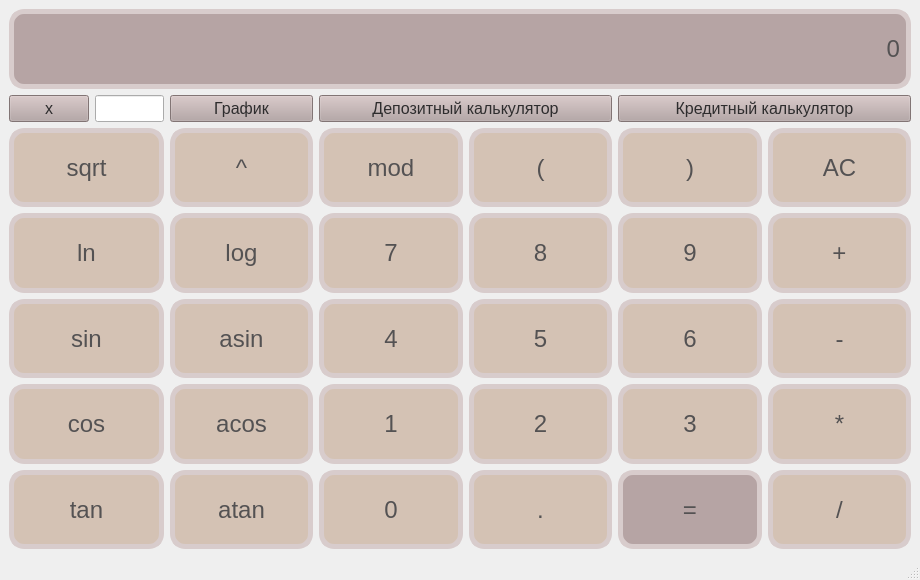
<?xml version="1.0" encoding="UTF-8"?>
<ui version="4.0">
 <class>MainWindow</class>
 <widget class="QMainWindow" name="MainWindow">
  <property name="geometry">
   <rect>
    <x>0</x>
    <y>0</y>
    <width>920</width>
    <height>580</height>
   </rect>
  </property>
  <property name="windowTitle">
   <string>MainWindow</string>
  </property>
  <widget class="QWidget" name="centralwidget">
   <layout class="QGridLayout" name="gridLayout">
    <item row="6" column="6" colspan="2">
     <widget class="QPushButton" name="eight">
      <property name="sizePolicy">
       <sizepolicy hsizetype="Ignored" vsizetype="Ignored">
        <horstretch>0</horstretch>
        <verstretch>0</verstretch>
       </sizepolicy>
      </property>
      <property name="font">
       <font>
        <pointsize>-1</pointsize>
        <weight>50</weight>
        <bold>false</bold>
       </font>
      </property>
      <property name="styleSheet">
       <string notr="true">QPushButton {
  font-size: 24px;
  text-align: center;
  color: #545253;
  background-color: #d4c2b4;
  border-radius: 15px;
  border: 5px solid #d8cccc;
}

QPushButton:pressed {
  background-color: #c4b6ab;
}</string>
      </property>
      <property name="text">
       <string>8</string>
      </property>
      <attribute name="buttonGroup">
       <string notr="true">numbs</string>
      </attribute>
     </widget>
    </item>
    <item row="6" column="2" colspan="2">
     <widget class="QPushButton" name="log">
      <property name="sizePolicy">
       <sizepolicy hsizetype="Minimum" vsizetype="Ignored">
        <horstretch>0</horstretch>
        <verstretch>0</verstretch>
       </sizepolicy>
      </property>
      <property name="font">
       <font>
        <pointsize>-1</pointsize>
        <weight>50</weight>
        <bold>false</bold>
       </font>
      </property>
      <property name="styleSheet">
       <string notr="true">QPushButton {
  font-size: 24px;
  text-align: center;
  color: #545253;
  background-color: #d4c2b4;
  border-radius: 15px;
  border: 5px solid #d8cccc;
}

QPushButton:pressed {
  background-color: #c4b6ab;
}</string>
      </property>
      <property name="text">
       <string>log</string>
      </property>
      <attribute name="buttonGroup">
       <string notr="true">functions</string>
      </attribute>
     </widget>
    </item>
    <item row="6" column="4" colspan="2">
     <widget class="QPushButton" name="seven">
      <property name="sizePolicy">
       <sizepolicy hsizetype="Ignored" vsizetype="Ignored">
        <horstretch>0</horstretch>
        <verstretch>0</verstretch>
       </sizepolicy>
      </property>
      <property name="font">
       <font>
        <pointsize>-1</pointsize>
        <weight>50</weight>
        <bold>false</bold>
       </font>
      </property>
      <property name="styleSheet">
       <string notr="true">QPushButton {
  font-size: 24px;
  text-align: center;
  color: #545253;
  background-color: #d4c2b4;
  border-radius: 15px;
  border: 5px solid #d8cccc;
}

QPushButton:pressed {
  background-color: #c4b6ab;
}</string>
      </property>
      <property name="text">
       <string>7</string>
      </property>
      <attribute name="buttonGroup">
       <string notr="true">numbs</string>
      </attribute>
     </widget>
    </item>
    <item row="3" column="2" colspan="2">
     <widget class="QPushButton" name="pow">
      <property name="sizePolicy">
       <sizepolicy hsizetype="Minimum" vsizetype="Ignored">
        <horstretch>0</horstretch>
        <verstretch>0</verstretch>
       </sizepolicy>
      </property>
      <property name="font">
       <font>
        <pointsize>-1</pointsize>
        <weight>50</weight>
        <bold>false</bold>
       </font>
      </property>
      <property name="styleSheet">
       <string notr="true">QPushButton {
  font-size: 24px;
  text-align: center;
  color: #545253;
  background-color: #d4c2b4;
  border-radius: 15px;
  border: 5px solid #d8cccc;
}

QPushButton:pressed {
  background-color: #c4b6ab;
}</string>
      </property>
      <property name="text">
       <string>^</string>
      </property>
      <attribute name="buttonGroup">
       <string notr="true">functions</string>
      </attribute>
     </widget>
    </item>
    <item row="9" column="8" colspan="2">
     <widget class="QPushButton" name="three">
      <property name="sizePolicy">
       <sizepolicy hsizetype="Ignored" vsizetype="Ignored">
        <horstretch>0</horstretch>
        <verstretch>0</verstretch>
       </sizepolicy>
      </property>
      <property name="font">
       <font>
        <pointsize>-1</pointsize>
        <weight>50</weight>
        <bold>false</bold>
       </font>
      </property>
      <property name="styleSheet">
       <string notr="true">QPushButton {
  font-size: 24px;
  text-align: center;
  color: #545253;
  background-color: #d4c2b4;
  border-radius: 15px;
  border: 5px solid #d8cccc;
}

QPushButton:pressed {
  background-color: #c4b6ab;
}</string>
      </property>
      <property name="text">
       <string>3</string>
      </property>
      <attribute name="buttonGroup">
       <string notr="true">numbs</string>
      </attribute>
     </widget>
    </item>
    <item row="8" column="0" colspan="2">
     <widget class="QPushButton" name="sin">
      <property name="sizePolicy">
       <sizepolicy hsizetype="Minimum" vsizetype="Ignored">
        <horstretch>0</horstretch>
        <verstretch>0</verstretch>
       </sizepolicy>
      </property>
      <property name="font">
       <font>
        <pointsize>-1</pointsize>
        <weight>50</weight>
        <bold>false</bold>
       </font>
      </property>
      <property name="styleSheet">
       <string notr="true">QPushButton {
  font-size: 24px;
  text-align: center;
  color: #545253;
  background-color: #d4c2b4;
  border-radius: 15px;
  border: 5px solid #d8cccc;
}

QPushButton:pressed {
  background-color: #c4b6ab;
}</string>
      </property>
      <property name="text">
       <string>sin</string>
      </property>
      <attribute name="buttonGroup">
       <string notr="true">functions</string>
      </attribute>
     </widget>
    </item>
    <item row="8" column="2" colspan="2">
     <widget class="QPushButton" name="asin">
      <property name="sizePolicy">
       <sizepolicy hsizetype="Minimum" vsizetype="Ignored">
        <horstretch>0</horstretch>
        <verstretch>0</verstretch>
       </sizepolicy>
      </property>
      <property name="font">
       <font>
        <pointsize>-1</pointsize>
        <weight>50</weight>
        <bold>false</bold>
       </font>
      </property>
      <property name="styleSheet">
       <string notr="true">QPushButton {
  font-size: 24px;
  text-align: center;
  color: #545253;
  background-color: #d4c2b4;
  border-radius: 15px;
  border: 5px solid #d8cccc;
}

QPushButton:pressed {
  background-color: #c4b6ab;
}</string>
      </property>
      <property name="text">
       <string>asin</string>
      </property>
      <attribute name="buttonGroup">
       <string notr="true">functions</string>
      </attribute>
     </widget>
    </item>
    <item row="3" column="4" colspan="2">
     <widget class="QPushButton" name="mod">
      <property name="sizePolicy">
       <sizepolicy hsizetype="Minimum" vsizetype="Ignored">
        <horstretch>0</horstretch>
        <verstretch>0</verstretch>
       </sizepolicy>
      </property>
      <property name="font">
       <font>
        <pointsize>-1</pointsize>
        <weight>50</weight>
        <bold>false</bold>
       </font>
      </property>
      <property name="styleSheet">
       <string notr="true">QPushButton {
  font-size: 24px;
  text-align: center;
  color: #545253;
  background-color: #d4c2b4;
  border-radius: 15px;
  border: 5px solid #d8cccc;
}

QPushButton:pressed {
  background-color: #c4b6ab;
}</string>
      </property>
      <property name="text">
       <string>mod</string>
      </property>
      <attribute name="buttonGroup">
       <string notr="true">operands</string>
      </attribute>
     </widget>
    </item>
    <item row="6" column="0" colspan="2">
     <widget class="QPushButton" name="ln">
      <property name="sizePolicy">
       <sizepolicy hsizetype="Minimum" vsizetype="Ignored">
        <horstretch>0</horstretch>
        <verstretch>0</verstretch>
       </sizepolicy>
      </property>
      <property name="font">
       <font>
        <pointsize>-1</pointsize>
        <weight>50</weight>
        <bold>false</bold>
       </font>
      </property>
      <property name="styleSheet">
       <string notr="true">QPushButton {
  font-size: 24px;
  text-align: center;
  color: #545253;
  background-color: #d4c2b4;
  border-radius: 15px;
  border: 5px solid #d8cccc;
}

QPushButton:pressed {
  background-color: #c4b6ab;
}</string>
      </property>
      <property name="text">
       <string>ln</string>
      </property>
      <attribute name="buttonGroup">
       <string notr="true">functions</string>
      </attribute>
     </widget>
    </item>
    <item row="3" column="8" colspan="2">
     <widget class="QPushButton" name="rbracket">
      <property name="sizePolicy">
       <sizepolicy hsizetype="Minimum" vsizetype="Ignored">
        <horstretch>0</horstretch>
        <verstretch>0</verstretch>
       </sizepolicy>
      </property>
      <property name="font">
       <font>
        <pointsize>-1</pointsize>
        <weight>50</weight>
        <bold>false</bold>
       </font>
      </property>
      <property name="styleSheet">
       <string notr="true">QPushButton {
  font-size: 24px;
  text-align: center;
  color: #545253;
  background-color: #d4c2b4;
  border-radius: 15px;
  border: 5px solid #d8cccc;
}

QPushButton:pressed {
  background-color: #c4b6ab;
}</string>
      </property>
      <property name="text">
       <string>)</string>
      </property>
      <attribute name="buttonGroup">
       <string notr="true">brackets</string>
      </attribute>
     </widget>
    </item>
    <item row="8" column="8" colspan="2">
     <widget class="QPushButton" name="six">
      <property name="sizePolicy">
       <sizepolicy hsizetype="Ignored" vsizetype="Ignored">
        <horstretch>0</horstretch>
        <verstretch>0</verstretch>
       </sizepolicy>
      </property>
      <property name="font">
       <font>
        <pointsize>-1</pointsize>
        <weight>50</weight>
        <bold>false</bold>
       </font>
      </property>
      <property name="styleSheet">
       <string notr="true">QPushButton {
  font-size: 24px;
  text-align: center;
  color: #545253;
  background-color: #d4c2b4;
  border-radius: 15px;
  border: 5px solid #d8cccc;
}

QPushButton:pressed {
  background-color: #c4b6ab;
}</string>
      </property>
      <property name="text">
       <string>6</string>
      </property>
      <attribute name="buttonGroup">
       <string notr="true">numbs</string>
      </attribute>
     </widget>
    </item>
    <item row="11" column="6" colspan="2">
     <widget class="QPushButton" name="floatDot">
      <property name="sizePolicy">
       <sizepolicy hsizetype="Minimum" vsizetype="Ignored">
        <horstretch>0</horstretch>
        <verstretch>0</verstretch>
       </sizepolicy>
      </property>
      <property name="font">
       <font>
        <pointsize>-1</pointsize>
        <weight>50</weight>
        <bold>false</bold>
       </font>
      </property>
      <property name="styleSheet">
       <string notr="true">QPushButton {
  font-size: 24px;
  text-align: center;
  color: #545253;
  background-color: #d4c2b4;
  border-radius: 15px;
  border: 5px solid #d8cccc;
}

QPushButton:pressed {
  background-color: #c4b6ab;
}</string>
      </property>
      <property name="text">
       <string>.</string>
      </property>
     </widget>
    </item>
    <item row="11" column="4" colspan="2">
     <widget class="QPushButton" name="zero">
      <property name="sizePolicy">
       <sizepolicy hsizetype="Ignored" vsizetype="Ignored">
        <horstretch>0</horstretch>
        <verstretch>0</verstretch>
       </sizepolicy>
      </property>
      <property name="font">
       <font>
        <pointsize>-1</pointsize>
        <weight>50</weight>
        <bold>false</bold>
       </font>
      </property>
      <property name="styleSheet">
       <string notr="true">QPushButton {
  font-size: 24px;
  text-align: center;
  color: #545253;
  background-color: #d4c2b4;
  border-radius: 15px;
  border: 5px solid #d8cccc;
}

QPushButton:pressed {
  background-color: #c4b6ab;
}</string>
      </property>
      <property name="text">
       <string>0</string>
      </property>
      <attribute name="buttonGroup">
       <string notr="true">numbs</string>
      </attribute>
     </widget>
    </item>
    <item row="8" column="4" colspan="2">
     <widget class="QPushButton" name="four">
      <property name="sizePolicy">
       <sizepolicy hsizetype="Ignored" vsizetype="Ignored">
        <horstretch>0</horstretch>
        <verstretch>0</verstretch>
       </sizepolicy>
      </property>
      <property name="font">
       <font>
        <pointsize>-1</pointsize>
        <weight>50</weight>
        <bold>false</bold>
       </font>
      </property>
      <property name="styleSheet">
       <string notr="true">QPushButton {
  font-size: 24px;
  text-align: center;
  color: #545253;
  background-color: #d4c2b4;
  border-radius: 15px;
  border: 5px solid #d8cccc;
}

QPushButton:pressed {
  background-color: #c4b6ab;
}</string>
      </property>
      <property name="text">
       <string>4</string>
      </property>
      <attribute name="buttonGroup">
       <string notr="true">numbs</string>
      </attribute>
     </widget>
    </item>
    <item row="6" column="8" colspan="2">
     <widget class="QPushButton" name="nine">
      <property name="sizePolicy">
       <sizepolicy hsizetype="Ignored" vsizetype="Ignored">
        <horstretch>0</horstretch>
        <verstretch>0</verstretch>
       </sizepolicy>
      </property>
      <property name="font">
       <font>
        <pointsize>-1</pointsize>
        <weight>50</weight>
        <bold>false</bold>
       </font>
      </property>
      <property name="styleSheet">
       <string notr="true">QPushButton {
  font-size: 24px;
  text-align: center;
  color: #545253;
  background-color: #d4c2b4;
  border-radius: 15px;
  border: 5px solid #d8cccc;
}

QPushButton:pressed {
  background-color: #c4b6ab;
}</string>
      </property>
      <property name="text">
       <string>9</string>
      </property>
      <attribute name="buttonGroup">
       <string notr="true">numbs</string>
      </attribute>
     </widget>
    </item>
    <item row="9" column="2" colspan="2">
     <widget class="QPushButton" name="acos">
      <property name="sizePolicy">
       <sizepolicy hsizetype="Ignored" vsizetype="Ignored">
        <horstretch>0</horstretch>
        <verstretch>0</verstretch>
       </sizepolicy>
      </property>
      <property name="font">
       <font>
        <pointsize>-1</pointsize>
        <weight>50</weight>
        <bold>false</bold>
       </font>
      </property>
      <property name="styleSheet">
       <string notr="true">QPushButton {
  font-size: 24px;
  text-align: center;
  color: #545253;
  background-color: #d4c2b4;
  border-radius: 15px;
  border: 5px solid #d8cccc;
}

QPushButton:pressed {
  background-color: #c4b6ab;
}</string>
      </property>
      <property name="text">
       <string>acos</string>
      </property>
      <attribute name="buttonGroup">
       <string notr="true">functions</string>
      </attribute>
     </widget>
    </item>
    <item row="11" column="0" colspan="2">
     <widget class="QPushButton" name="tan">
      <property name="sizePolicy">
       <sizepolicy hsizetype="Minimum" vsizetype="Ignored">
        <horstretch>0</horstretch>
        <verstretch>0</verstretch>
       </sizepolicy>
      </property>
      <property name="font">
       <font>
        <pointsize>-1</pointsize>
        <weight>50</weight>
        <bold>false</bold>
       </font>
      </property>
      <property name="styleSheet">
       <string notr="true">QPushButton {
  font-size: 24px;
  text-align: center;
  color: #545253;
  background-color: #d4c2b4;
  border-radius: 15px;
  border: 5px solid #d8cccc;
}

QPushButton:pressed {
  background-color: #c4b6ab;
}</string>
      </property>
      <property name="text">
       <string>tan</string>
      </property>
      <attribute name="buttonGroup">
       <string notr="true">functions</string>
      </attribute>
     </widget>
    </item>
    <item row="1" column="0">
     <widget class="QPushButton" name="x">
      <property name="sizePolicy">
       <sizepolicy hsizetype="Minimum" vsizetype="Fixed">
        <horstretch>0</horstretch>
        <verstretch>0</verstretch>
       </sizepolicy>
      </property>
      <property name="font">
       <font>
        <pointsize>12</pointsize>
        <weight>50</weight>
        <bold>false</bold>
       </font>
      </property>
      <property name="styleSheet">
       <string notr="true">QPushButton {
  text-align: center;
  color: #2e2d2e;
  background-color: #b6a4a4;
}

QPushButton:pressed {
  background-color: #a19191;
}</string>
      </property>
      <property name="text">
       <string>x</string>
      </property>
      <attribute name="buttonGroup">
       <string notr="true">numbs</string>
      </attribute>
     </widget>
    </item>
    <item row="1" column="2" colspan="2">
     <widget class="QPushButton" name="drow">
      <property name="sizePolicy">
       <sizepolicy hsizetype="Minimum" vsizetype="Fixed">
        <horstretch>0</horstretch>
        <verstretch>0</verstretch>
       </sizepolicy>
      </property>
      <property name="font">
       <font>
        <pointsize>12</pointsize>
        <weight>50</weight>
        <bold>false</bold>
       </font>
      </property>
      <property name="styleSheet">
       <string notr="true">QPushButton {
  text-align: center;
  color: #2e2d2e;
  background-color: #b6a4a4;
}

QPushButton:pressed {
  background-color: #a19191;
}</string>
      </property>
      <property name="text">
       <string>График</string>
      </property>
     </widget>
    </item>
    <item row="3" column="10" colspan="2">
     <widget class="QPushButton" name="AC">
      <property name="sizePolicy">
       <sizepolicy hsizetype="Minimum" vsizetype="Ignored">
        <horstretch>0</horstretch>
        <verstretch>0</verstretch>
       </sizepolicy>
      </property>
      <property name="font">
       <font>
        <pointsize>-1</pointsize>
        <weight>50</weight>
        <bold>false</bold>
       </font>
      </property>
      <property name="styleSheet">
       <string notr="true">QPushButton {
  font-size: 24px;
  text-align: center;
  color: #545253;
  background-color: #d4c2b4;
  border-radius: 15px;
  border: 5px solid #d8cccc;
}

QPushButton:pressed {
  background-color: #c4b6ab;
}</string>
      </property>
      <property name="text">
       <string>AC</string>
      </property>
     </widget>
    </item>
    <item row="9" column="4" colspan="2">
     <widget class="QPushButton" name="one">
      <property name="sizePolicy">
       <sizepolicy hsizetype="Ignored" vsizetype="Ignored">
        <horstretch>0</horstretch>
        <verstretch>0</verstretch>
       </sizepolicy>
      </property>
      <property name="font">
       <font>
        <pointsize>-1</pointsize>
        <weight>50</weight>
        <bold>false</bold>
       </font>
      </property>
      <property name="styleSheet">
       <string notr="true">QPushButton {
  font-size: 24px;
  text-align: center;
  color: #545253;
  background-color: #d4c2b4;
  border-radius: 15px;
  border: 5px solid #d8cccc;
}

QPushButton:pressed {
  background-color: #c4b6ab;
}</string>
      </property>
      <property name="text">
       <string>1</string>
      </property>
      <attribute name="buttonGroup">
       <string notr="true">numbs</string>
      </attribute>
     </widget>
    </item>
    <item row="0" column="0" colspan="12">
     <widget class="QLabel" name="result">
      <property name="sizePolicy">
       <sizepolicy hsizetype="Preferred" vsizetype="Ignored">
        <horstretch>0</horstretch>
        <verstretch>0</verstretch>
       </sizepolicy>
      </property>
      <property name="layoutDirection">
       <enum>Qt::LeftToRight</enum>
      </property>
      <property name="styleSheet">
       <string notr="true">/* styles.qss */
QLabel {
	color:#545253;
	font-size: 24px;
	background-color:#b6a4a4;
	border-radius: 15px;
 	border: 5px solid #d8cccc;
}

</string>
      </property>
      <property name="text">
       <string>0</string>
      </property>
      <property name="alignment">
       <set>Qt::AlignRight|Qt::AlignTrailing|Qt::AlignVCenter</set>
      </property>
     </widget>
    </item>
    <item row="8" column="6" colspan="2">
     <widget class="QPushButton" name="five">
      <property name="sizePolicy">
       <sizepolicy hsizetype="Ignored" vsizetype="Ignored">
        <horstretch>0</horstretch>
        <verstretch>0</verstretch>
       </sizepolicy>
      </property>
      <property name="font">
       <font>
        <pointsize>-1</pointsize>
        <weight>50</weight>
        <bold>false</bold>
       </font>
      </property>
      <property name="styleSheet">
       <string notr="true">QPushButton {
  font-size: 24px;
  text-align: center;
  color: #545253;
  background-color: #d4c2b4;
  border-radius: 15px;
  border: 5px solid #d8cccc;
}

QPushButton:pressed {
  background-color: #c4b6ab;
}</string>
      </property>
      <property name="text">
       <string>5</string>
      </property>
      <attribute name="buttonGroup">
       <string notr="true">numbs</string>
      </attribute>
     </widget>
    </item>
    <item row="3" column="0" colspan="2">
     <widget class="QPushButton" name="sqrt">
      <property name="sizePolicy">
       <sizepolicy hsizetype="Ignored" vsizetype="Ignored">
        <horstretch>0</horstretch>
        <verstretch>0</verstretch>
       </sizepolicy>
      </property>
      <property name="font">
       <font>
        <pointsize>-1</pointsize>
        <weight>50</weight>
        <bold>false</bold>
       </font>
      </property>
      <property name="styleSheet">
       <string notr="true">QPushButton {
  font-size: 24px;
  text-align: center;
  color: #545253;
  background-color: #d4c2b4;
  border-radius: 15px;
  border: 5px solid #d8cccc;
}

QPushButton:pressed {
  background-color: #c4b6ab;
}</string>
      </property>
      <property name="text">
       <string>sqrt</string>
      </property>
      <attribute name="buttonGroup">
       <string notr="true">functions</string>
      </attribute>
     </widget>
    </item>
    <item row="1" column="8" colspan="4">
     <widget class="QPushButton" name="credit">
      <property name="sizePolicy">
       <sizepolicy hsizetype="Minimum" vsizetype="Fixed">
        <horstretch>0</horstretch>
        <verstretch>0</verstretch>
       </sizepolicy>
      </property>
      <property name="font">
       <font>
        <pointsize>12</pointsize>
        <weight>50</weight>
        <bold>false</bold>
       </font>
      </property>
      <property name="styleSheet">
       <string notr="true">QPushButton {
  text-align: center;
  color: #2e2d2e;
  background-color: #b6a4a4;
}

QPushButton:pressed {
  background-color: #a19191;
}</string>
      </property>
      <property name="text">
       <string>Кредитный калькулятор</string>
      </property>
     </widget>
    </item>
    <item row="1" column="1">
     <widget class="QLineEdit" name="xInput">
      <property name="sizePolicy">
       <sizepolicy hsizetype="Ignored" vsizetype="Fixed">
        <horstretch>0</horstretch>
        <verstretch>0</verstretch>
       </sizepolicy>
      </property>
      <property name="font">
       <font>
        <pointsize>12</pointsize>
        <weight>50</weight>
        <bold>false</bold>
       </font>
      </property>
      <property name="styleSheet">
       <string notr="true">QLineEdit {
  text-align: center;
  background-color:: #d8cccc;
}

</string>
      </property>
     </widget>
    </item>
    <item row="11" column="8" colspan="2">
     <widget class="QPushButton" name="equal">
      <property name="sizePolicy">
       <sizepolicy hsizetype="Minimum" vsizetype="Ignored">
        <horstretch>0</horstretch>
        <verstretch>0</verstretch>
       </sizepolicy>
      </property>
      <property name="font">
       <font>
        <pointsize>-1</pointsize>
        <weight>50</weight>
        <bold>false</bold>
       </font>
      </property>
      <property name="styleSheet">
       <string notr="true">QPushButton {
  font-size: 24px;
  text-align: center;
  color: #545253;
  background-color: #b6a4a4;
  border-radius: 15px;
  border: 5px solid #d8cccc;
}

QPushButton:pressed {
  background-color: #a19191;
}</string>
      </property>
      <property name="text">
       <string>=</string>
      </property>
     </widget>
    </item>
    <item row="1" column="4" colspan="4">
     <widget class="QPushButton" name="deposit">
      <property name="sizePolicy">
       <sizepolicy hsizetype="Minimum" vsizetype="Fixed">
        <horstretch>0</horstretch>
        <verstretch>0</verstretch>
       </sizepolicy>
      </property>
      <property name="font">
       <font>
        <pointsize>12</pointsize>
        <weight>50</weight>
        <bold>false</bold>
       </font>
      </property>
      <property name="styleSheet">
       <string notr="true">QPushButton {
  text-align: center;
  color: #2e2d2e;
  background-color: #b6a4a4;
}

QPushButton:pressed {
  background-color: #a19191;
}</string>
      </property>
      <property name="text">
       <string>Депозитный калькулятор</string>
      </property>
     </widget>
    </item>
    <item row="9" column="6" colspan="2">
     <widget class="QPushButton" name="two">
      <property name="sizePolicy">
       <sizepolicy hsizetype="Ignored" vsizetype="Ignored">
        <horstretch>0</horstretch>
        <verstretch>0</verstretch>
       </sizepolicy>
      </property>
      <property name="font">
       <font>
        <pointsize>-1</pointsize>
        <weight>50</weight>
        <bold>false</bold>
       </font>
      </property>
      <property name="styleSheet">
       <string notr="true">QPushButton {
  font-size: 24px;
  text-align: center;
  color: #545253;
  background-color: #d4c2b4;
  border-radius: 15px;
  border: 5px solid #d8cccc;
}

QPushButton:pressed {
  background-color: #c4b6ab;
}</string>
      </property>
      <property name="text">
       <string>2</string>
      </property>
      <attribute name="buttonGroup">
       <string notr="true">numbs</string>
      </attribute>
     </widget>
    </item>
    <item row="11" column="2" colspan="2">
     <widget class="QPushButton" name="atan">
      <property name="sizePolicy">
       <sizepolicy hsizetype="Minimum" vsizetype="Ignored">
        <horstretch>0</horstretch>
        <verstretch>0</verstretch>
       </sizepolicy>
      </property>
      <property name="font">
       <font>
        <pointsize>-1</pointsize>
        <weight>50</weight>
        <bold>false</bold>
       </font>
      </property>
      <property name="styleSheet">
       <string notr="true">QPushButton {
  font-size: 24px;
  text-align: center;
  color: #545253;
  background-color: #d4c2b4;
  border-radius: 15px;
  border: 5px solid #d8cccc;
}

QPushButton:pressed {
  background-color: #c4b6ab;
}</string>
      </property>
      <property name="text">
       <string>atan</string>
      </property>
      <attribute name="buttonGroup">
       <string notr="true">functions</string>
      </attribute>
     </widget>
    </item>
    <item row="9" column="0" colspan="2">
     <widget class="QPushButton" name="cos">
      <property name="sizePolicy">
       <sizepolicy hsizetype="Ignored" vsizetype="Ignored">
        <horstretch>0</horstretch>
        <verstretch>0</verstretch>
       </sizepolicy>
      </property>
      <property name="font">
       <font>
        <pointsize>-1</pointsize>
        <weight>50</weight>
        <bold>false</bold>
       </font>
      </property>
      <property name="styleSheet">
       <string notr="true">QPushButton {
  font-size: 24px;
  text-align: center;
  color: #545253;
  background-color: #d4c2b4;
  border-radius: 15px;
  border: 5px solid #d8cccc;
}

QPushButton:pressed {
  background-color: #c4b6ab;
}</string>
      </property>
      <property name="text">
       <string>cos</string>
      </property>
      <attribute name="buttonGroup">
       <string notr="true">functions</string>
      </attribute>
     </widget>
    </item>
    <item row="3" column="6" colspan="2">
     <widget class="QPushButton" name="lbracket">
      <property name="sizePolicy">
       <sizepolicy hsizetype="Minimum" vsizetype="Ignored">
        <horstretch>0</horstretch>
        <verstretch>0</verstretch>
       </sizepolicy>
      </property>
      <property name="font">
       <font>
        <pointsize>-1</pointsize>
        <weight>50</weight>
        <bold>false</bold>
       </font>
      </property>
      <property name="styleSheet">
       <string notr="true">QPushButton {
  font-size: 24px;
  text-align: center;
  color: #545253;
  background-color: #d4c2b4;
  border-radius: 15px;
  border: 5px solid #d8cccc;
}

QPushButton:pressed {
  background-color: #c4b6ab;
}</string>
      </property>
      <property name="text">
       <string>(</string>
      </property>
      <attribute name="buttonGroup">
       <string notr="true">brackets</string>
      </attribute>
     </widget>
    </item>
    <item row="6" column="10" colspan="2">
     <widget class="QPushButton" name="plus">
      <property name="sizePolicy">
       <sizepolicy hsizetype="Ignored" vsizetype="Ignored">
        <horstretch>0</horstretch>
        <verstretch>0</verstretch>
       </sizepolicy>
      </property>
      <property name="font">
       <font>
        <pointsize>-1</pointsize>
        <weight>50</weight>
        <bold>false</bold>
       </font>
      </property>
      <property name="styleSheet">
       <string notr="true">QPushButton {
  font-size: 24px;
  text-align: center;
  color: #545253;
  background-color: #d4c2b4;
  border-radius: 15px;
  border: 5px solid #d8cccc;
}

QPushButton:pressed {
  background-color: #c4b6ab;
}</string>
      </property>
      <property name="text">
       <string>+</string>
      </property>
      <attribute name="buttonGroup">
       <string notr="true">operands</string>
      </attribute>
     </widget>
    </item>
    <item row="8" column="10" colspan="2">
     <widget class="QPushButton" name="minus">
      <property name="sizePolicy">
       <sizepolicy hsizetype="Ignored" vsizetype="Ignored">
        <horstretch>0</horstretch>
        <verstretch>0</verstretch>
       </sizepolicy>
      </property>
      <property name="font">
       <font>
        <pointsize>-1</pointsize>
        <weight>50</weight>
        <bold>false</bold>
       </font>
      </property>
      <property name="styleSheet">
       <string notr="true">QPushButton {
  font-size: 24px;
  text-align: center;
  color: #545253;
  background-color: #d4c2b4;
  border-radius: 15px;
  border: 5px solid #d8cccc;
}

QPushButton:pressed {
  background-color: #c4b6ab;
}</string>
      </property>
      <property name="text">
       <string>-</string>
      </property>
      <attribute name="buttonGroup">
       <string notr="true">operands</string>
      </attribute>
     </widget>
    </item>
    <item row="11" column="10" colspan="2">
     <widget class="QPushButton" name="div">
      <property name="sizePolicy">
       <sizepolicy hsizetype="Minimum" vsizetype="Ignored">
        <horstretch>0</horstretch>
        <verstretch>0</verstretch>
       </sizepolicy>
      </property>
      <property name="font">
       <font>
        <pointsize>-1</pointsize>
        <weight>50</weight>
        <bold>false</bold>
       </font>
      </property>
      <property name="styleSheet">
       <string notr="true">QPushButton {
  font-size: 24px;
  text-align: center;
  color: #545253;
  background-color: #d4c2b4;
  border-radius: 15px;
  border: 5px solid #d8cccc;
}

QPushButton:pressed {
  background-color: #c4b6ab;
}</string>
      </property>
      <property name="text">
       <string>/</string>
      </property>
      <attribute name="buttonGroup">
       <string notr="true">operands</string>
      </attribute>
     </widget>
    </item>
    <item row="9" column="10" colspan="2">
     <widget class="QPushButton" name="mul">
      <property name="sizePolicy">
       <sizepolicy hsizetype="Ignored" vsizetype="Ignored">
        <horstretch>0</horstretch>
        <verstretch>0</verstretch>
       </sizepolicy>
      </property>
      <property name="font">
       <font>
        <pointsize>-1</pointsize>
        <weight>50</weight>
        <bold>false</bold>
       </font>
      </property>
      <property name="styleSheet">
       <string notr="true">QPushButton {
  font-size: 24px;
  text-align: center;
  color: #545253;
  background-color: #d4c2b4;
  border-radius: 15px;
  border: 5px solid #d8cccc;
}

QPushButton:pressed {
  background-color: #c4b6ab;
}</string>
      </property>
      <property name="text">
       <string>*</string>
      </property>
      <attribute name="buttonGroup">
       <string notr="true">operands</string>
      </attribute>
     </widget>
    </item>
   </layout>
  </widget>
  <widget class="QStatusBar" name="statusbar"/>
 </widget>
 <resources/>
 <connections/>
 <buttongroups>
  <buttongroup name="brackets"/>
  <buttongroup name="operands"/>
  <buttongroup name="functions"/>
  <buttongroup name="numbs"/>
 </buttongroups>
</ui>
